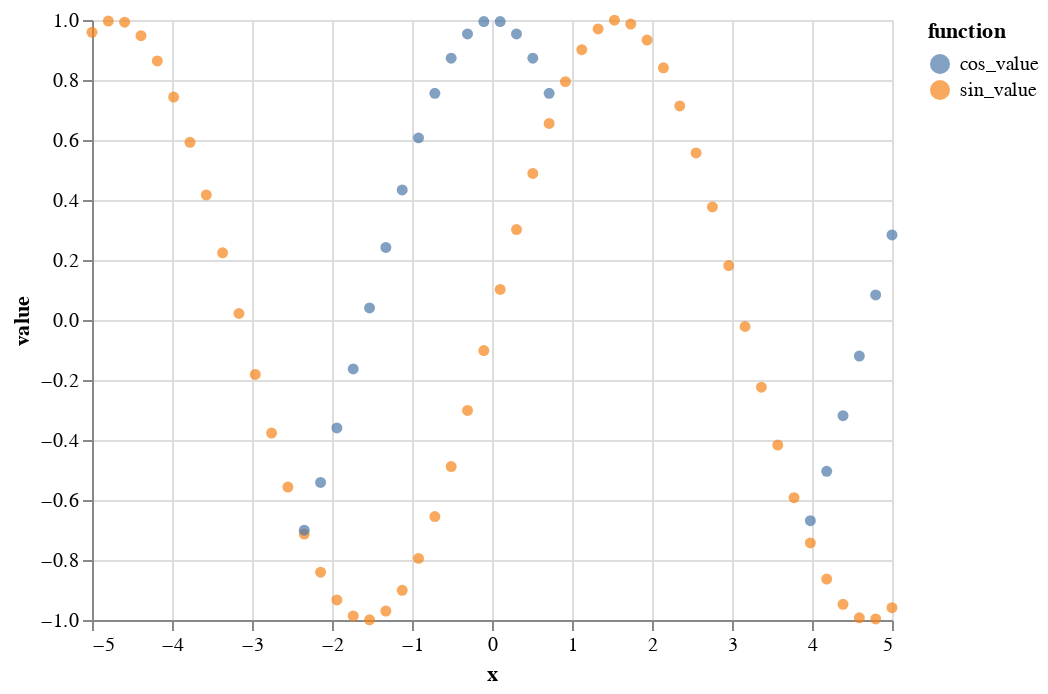

Here is the notebook cell this chart was saved with:
### Markdown cell above
Можно проверить это, построив график точками например ``mark_circle``

### Code cell
alt.Chart(x).transform_calculate(
    sin_value='sin(datum.x)',
    cos_value='cos(datum.x)'
).transform_fold(
    ['sin_value', 'cos_value'],
    as_=['function', 'value']
).transform_filter(
    'datum.function == "sin_value" | datum.cos_value >= datum.sin_value'  # Фильтрация по условию косинус >= синус
).mark_circle().encode(
    x='x:Q',
    y='value:Q',
    color='function:N',
)

### Figure 1 — Vega-Lite specification as saved in the notebook (floating-point values rounded to 4 significant figures)
{"config": {"view": {"continuousWidth": 400, "continuousHeight": 300}}, "data": {"name": "data-73aae9657479ccb353fe666d1992babe"}, "mark": "circle", "encoding": {"color": {"field": "function", "type": "nominal"}, "x": {"field": "x", "type": "quantitative"}, "y": {"field": "value", "type": "quantitative"}}, "transform": [{"calculate": "sin(datum.x)", "as": "sin_value"}, {"calculate": "cos(datum.x)", "as": "cos_value"}, {"fold": ["sin_value", "cos_value"], "as": ["function", "value"]}, {"filter": "datum.function == \"sin_value\" | datum.cos_value >= datum.sin_value"}], "$schema": "https://vega.github.io/schema/vega-lite/v4.17.0.json", "datasets": {"data-73aae9657479ccb353fe666d1992babe": [{"x": -5.0}, {"x": -4.796}, {"x": -4.592}, {"x": -4.388}, {"x": -4.184}, {"x": -3.98}, {"x": -3.776}, {"x": -3.571}, {"x": -3.367}, {"x": -3.163}, {"x": -2.959}, {"x": -2.755}, {"x": -2.551}, {"x": -2.347}, {"x": -2.143}, {"x": -1.939}, {"x": -1.735}, {"x": -1.531}, {"x": -1.327}, {"x": -1.122}, {"x": -0.9184}, {"x": -0.7143}, {"x": -0.5102}, {"x": -0.3061}, {"x": -0.102}, {"x": 0.102}, {"x": 0.3061}, {"x": 0.5102}, {"x": 0.7143}, {"x": 0.9184}, {"x": 1.122}, {"x": 1.327}, {"x": 1.531}, {"x": 1.735}, {"x": 1.939}, {"x": 2.143}, {"x": 2.347}, {"x": 2.551}, {"x": 2.755}, {"x": 2.959}, {"x": 3.163}, {"x": 3.367}, {"x": 3.571}, {"x": 3.776}, {"x": 3.98}, {"x": 4.184}, {"x": 4.388}, {"x": 4.592}, {"x": 4.796}, {"x": 5.0}]}}
